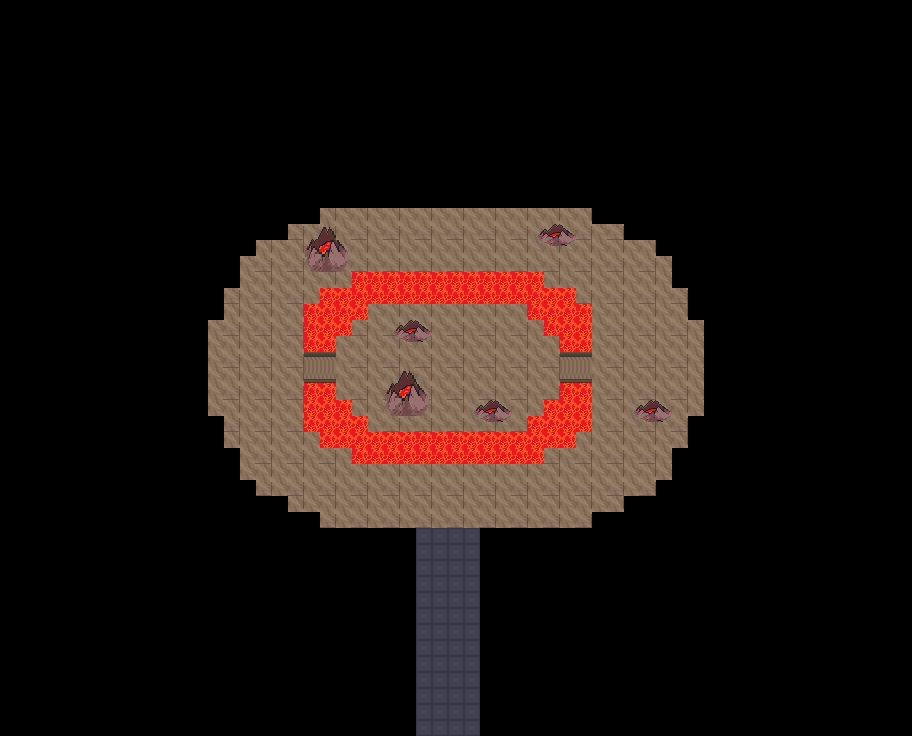

A level layout from a 2D game, rendered from its tile map. Below: a short description, then the map file with tile-grid data replaced by summaries:
An orthogonal 57x46 tile map with 16x16 px tiles, 4 tile layers (Walkable, Walkable, Collisions, WalkBehind), 4 tilesets.

<map version="1.0" orientation="orthogonal" width="57" height="46" tilewidth="16" tileheight="16">
 <properties>
  <property name="dayPokemonLevels" value="" />
  <property name="fishPokemonChances" value="" />
  <property name="fishPokemonLevels" value="" />
  <property name="nightPokemonChances" value="" />
  <property name="nightPokemonLevels" value="" />
  <property name="pvp" value="enforced" />
  <property name="waterPokemonChances" value="" />
  <property name="waterPokemonLevels" value="" />
  <property name="wildProbability" value="0" />
  <property name="xOffsetModifier" value="0" />
  <property name="yOffsetModifier" value="0" />
 </properties>
 <tileset firstgid="1" source="Path0.tsx" />
 <tileset firstgid="297" source="Cliffs01.tsx" />
 <tileset firstgid="527" source="Trees3.tsx" />
 <tileset firstgid="815" source="Vulcano Tileset.tsx" />
 <layer name="Walkable" width="57" height="46">
  <data>[2622 cells, 588 non-empty, 6 distinct tile ids]</data>
 </layer>
 <layer name="Walkable" width="57" height="46">
  <data>[2622 cells, 20 non-empty, 6 distinct tile ids]</data>
 </layer>
 <layer name="Collisions" width="57" height="46">
  <data>[2622 cells, 247 non-empty, 16 distinct tile ids]</data>
 </layer>
 <layer name="WalkBehind" width="57" height="46">
  <data>[2622 cells, 5 non-empty, 3 distinct tile ids]</data>
 </layer>
</map>
